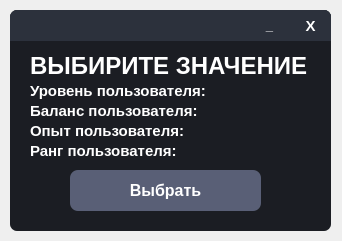
<?xml version="1.0" encoding="UTF-8"?>
<ui version="4.0">
 <class>Form</class>
 <widget class="QWidget" name="Form">
  <property name="geometry">
   <rect>
    <x>0</x>
    <y>0</y>
    <width>342</width>
    <height>241</height>
   </rect>
  </property>
  <property name="windowTitle">
   <string>Form</string>
  </property>
  <widget class="QFrame" name="Window">
   <property name="geometry">
    <rect>
     <x>10</x>
     <y>10</y>
     <width>321</width>
     <height>221</height>
    </rect>
   </property>
   <property name="font">
    <font>
     <pointsize>8</pointsize>
    </font>
   </property>
   <property name="styleSheet">
    <string notr="true">QFrame{
	border-radius: 7px;
	background-color: #1B1D23;
}

QLabel{
	color: white;
}

QLineEdit{
	border-radius: 12px;
}

QTextEdit{
	background-color: white;
	border-radius: 12px;
}</string>
   </property>
   <property name="frameShape">
    <enum>QFrame::StyledPanel</enum>
   </property>
   <property name="frameShadow">
    <enum>QFrame::Raised</enum>
   </property>
   <widget class="QFrame" name="WindowFrame">
    <property name="geometry">
     <rect>
      <x>0</x>
      <y>0</y>
      <width>321</width>
      <height>31</height>
     </rect>
    </property>
    <property name="styleSheet">
     <string notr="true">QFrame{
	border-bottom-left-radius: 0px;
	border-bottom-right-radius: 0px;
	background-color: #2C313C;
}</string>
    </property>
    <property name="frameShape">
     <enum>QFrame::StyledPanel</enum>
    </property>
    <property name="frameShadow">
     <enum>QFrame::Raised</enum>
    </property>
    <widget class="QPushButton" name="CloseWindowButton">
     <property name="geometry">
      <rect>
       <x>280</x>
       <y>0</y>
       <width>41</width>
       <height>31</height>
      </rect>
     </property>
     <property name="font">
      <font>
       <pointsize>11</pointsize>
       <weight>75</weight>
       <bold>true</bold>
      </font>
     </property>
     <property name="cursor">
      <cursorShape>PointingHandCursor</cursorShape>
     </property>
     <property name="styleSheet">
      <string notr="true">QPushButton{
	color: white;
	border: none;
	border-top-right-radius: 7px;
	background-color: #2C313C;
}

QPushButton:hover{
	background-color: #45494D;
}

QPushButton:pressed{
	color: #EA2F4E;
}</string>
     </property>
     <property name="text">
      <string>X</string>
     </property>
    </widget>
    <widget class="QPushButton" name="MinimizeWindowButton">
     <property name="geometry">
      <rect>
       <x>239</x>
       <y>0</y>
       <width>41</width>
       <height>31</height>
      </rect>
     </property>
     <property name="font">
      <font>
       <pointsize>10</pointsize>
       <weight>75</weight>
       <bold>true</bold>
      </font>
     </property>
     <property name="cursor">
      <cursorShape>PointingHandCursor</cursorShape>
     </property>
     <property name="styleSheet">
      <string notr="true">QPushButton{
	color: white;
	border: none;
	background-color: #2C313C;
}

QPushButton:hover{
	background-color: #45494D;
}

QPushButton:pressed{
	color: #EA2F4E;
}</string>
     </property>
     <property name="text">
      <string>_</string>
     </property>
     <property name="default">
      <bool>false</bool>
     </property>
    </widget>
   </widget>
   <widget class="QPushButton" name="SelectDBVariableButton">
    <property name="geometry">
     <rect>
      <x>60</x>
      <y>160</y>
      <width>191</width>
      <height>41</height>
     </rect>
    </property>
    <property name="font">
     <font>
      <pointsize>12</pointsize>
      <weight>75</weight>
      <bold>true</bold>
     </font>
    </property>
    <property name="cursor">
     <cursorShape>PointingHandCursor</cursorShape>
    </property>
    <property name="styleSheet">
     <string notr="true">QPushButton{
	color: white;
	border-radius: 8px;
	background-color: #595F76;
}

QPushButton:hover{
	background-color: #50566E;
}

QPushButton:pressed{
	background-color: #434965;
}</string>
    </property>
    <property name="text">
     <string>Выбрать</string>
    </property>
   </widget>
   <widget class="QLabel" name="label">
    <property name="geometry">
     <rect>
      <x>20</x>
      <y>40</y>
      <width>281</width>
      <height>31</height>
     </rect>
    </property>
    <property name="font">
     <font>
      <pointsize>18</pointsize>
      <weight>75</weight>
      <bold>true</bold>
     </font>
    </property>
    <property name="text">
     <string>ВЫБИРИТЕ ЗНАЧЕНИЕ</string>
    </property>
   </widget>
   <widget class="QLabel" name="label_2">
    <property name="geometry">
     <rect>
      <x>20</x>
      <y>70</y>
      <width>181</width>
      <height>21</height>
     </rect>
    </property>
    <property name="font">
     <font>
      <pointsize>11</pointsize>
      <weight>75</weight>
      <bold>true</bold>
     </font>
    </property>
    <property name="text">
     <string>Уровень пользователя:</string>
    </property>
   </widget>
   <widget class="QLabel" name="label_3">
    <property name="geometry">
     <rect>
      <x>20</x>
      <y>90</y>
      <width>174</width>
      <height>21</height>
     </rect>
    </property>
    <property name="font">
     <font>
      <pointsize>11</pointsize>
      <weight>75</weight>
      <bold>true</bold>
     </font>
    </property>
    <property name="text">
     <string>Баланс пользователя:</string>
    </property>
   </widget>
   <widget class="QLabel" name="label_4">
    <property name="geometry">
     <rect>
      <x>20</x>
      <y>110</y>
      <width>161</width>
      <height>21</height>
     </rect>
    </property>
    <property name="font">
     <font>
      <pointsize>11</pointsize>
      <weight>75</weight>
      <bold>true</bold>
     </font>
    </property>
    <property name="text">
     <string>Опыт пользователя:</string>
    </property>
   </widget>
   <widget class="QLabel" name="label_5">
    <property name="geometry">
     <rect>
      <x>20</x>
      <y>130</y>
      <width>154</width>
      <height>21</height>
     </rect>
    </property>
    <property name="font">
     <font>
      <pointsize>11</pointsize>
      <weight>75</weight>
      <bold>true</bold>
     </font>
    </property>
    <property name="text">
     <string>Ранг пользователя:</string>
    </property>
   </widget>
   <widget class="QPushButton" name="UserLevelButton">
    <property name="geometry">
     <rect>
      <x>204</x>
      <y>73</y>
      <width>21</width>
      <height>21</height>
     </rect>
    </property>
    <property name="cursor">
     <cursorShape>PointingHandCursor</cursorShape>
    </property>
    <property name="styleSheet">
     <string notr="true">QPushButton{
	border: none;
}</string>
    </property>
    <property name="text">
     <string/>
    </property>
    <property name="icon">
     <iconset>
      <normaloff>../../../../../Icons/Off.png</normaloff>../../../../../Icons/Off.png</iconset>
    </property>
    <property name="iconSize">
     <size>
      <width>16</width>
      <height>16</height>
     </size>
    </property>
   </widget>
   <widget class="QPushButton" name="UserBalanceButton">
    <property name="geometry">
     <rect>
      <x>194</x>
      <y>93</y>
      <width>20</width>
      <height>21</height>
     </rect>
    </property>
    <property name="cursor">
     <cursorShape>PointingHandCursor</cursorShape>
    </property>
    <property name="styleSheet">
     <string notr="true">QPushButton{
	border: none;
}</string>
    </property>
    <property name="text">
     <string/>
    </property>
    <property name="icon">
     <iconset>
      <normaloff>../../../../../Icons/Off.png</normaloff>../../../../../Icons/Off.png</iconset>
    </property>
    <property name="iconSize">
     <size>
      <width>16</width>
      <height>16</height>
     </size>
    </property>
   </widget>
   <widget class="QPushButton" name="UserExperienceButton">
    <property name="geometry">
     <rect>
      <x>183</x>
      <y>113</y>
      <width>20</width>
      <height>21</height>
     </rect>
    </property>
    <property name="cursor">
     <cursorShape>PointingHandCursor</cursorShape>
    </property>
    <property name="styleSheet">
     <string notr="true">QPushButton{
	border: none;
}</string>
    </property>
    <property name="text">
     <string/>
    </property>
    <property name="icon">
     <iconset>
      <normaloff>../../../../../Icons/Off.png</normaloff>../../../../../Icons/Off.png</iconset>
    </property>
    <property name="iconSize">
     <size>
      <width>16</width>
      <height>16</height>
     </size>
    </property>
   </widget>
   <widget class="QPushButton" name="UserRankButton">
    <property name="geometry">
     <rect>
      <x>174</x>
      <y>133</y>
      <width>20</width>
      <height>21</height>
     </rect>
    </property>
    <property name="cursor">
     <cursorShape>PointingHandCursor</cursorShape>
    </property>
    <property name="styleSheet">
     <string notr="true">QPushButton{
	border: none;
}</string>
    </property>
    <property name="text">
     <string/>
    </property>
    <property name="icon">
     <iconset>
      <normaloff>../../../../../Icons/Off.png</normaloff>../../../../../Icons/Off.png</iconset>
    </property>
    <property name="iconSize">
     <size>
      <width>16</width>
      <height>16</height>
     </size>
    </property>
   </widget>
  </widget>
 </widget>
 <resources/>
 <connections/>
</ui>
